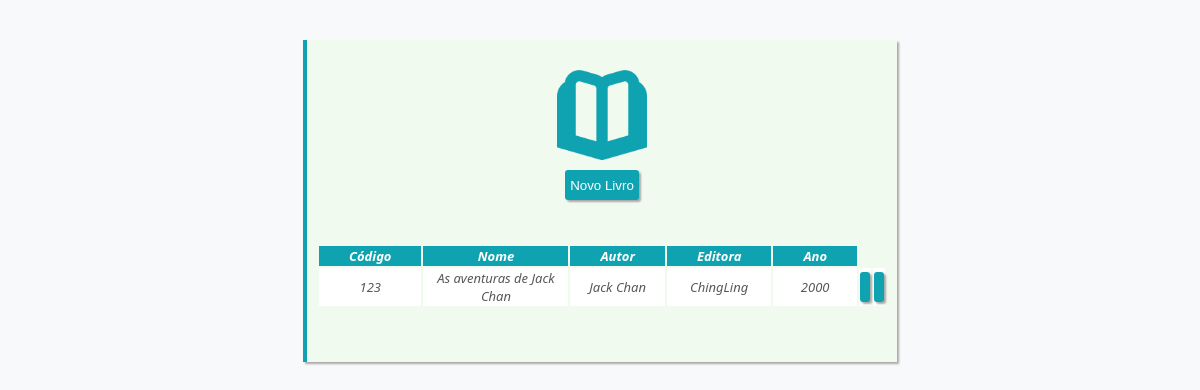
Before: /PHP_Livro/aposlogin.php with the older database file.
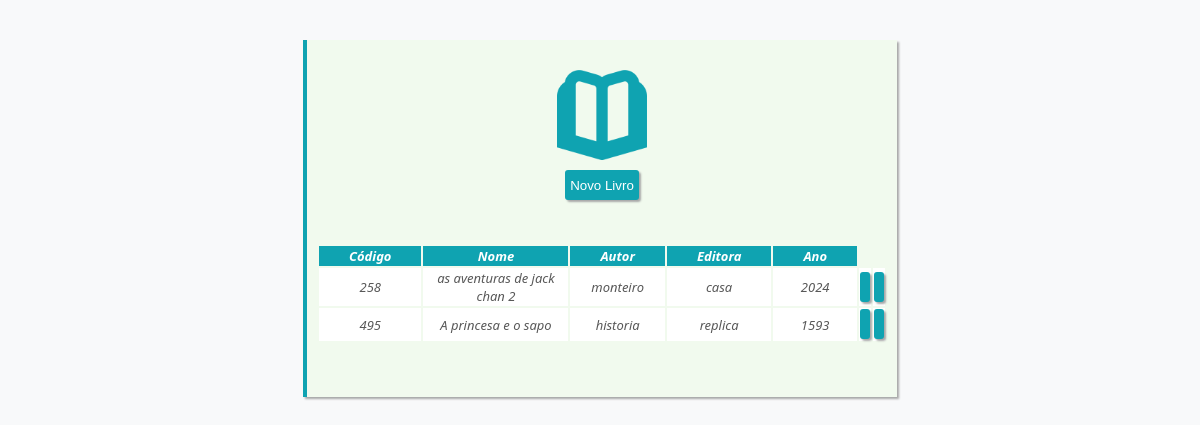
After: the same page with the newer database file.
### tables this page shows
CREATE TABLE `livros` (
  `codigo` int(11) NOT NULL COMMENT 'codigo do livro.',
  `nome` varchar(200) NOT NULL COMMENT 'nome do livro.',
  `autor` varchar(200) NOT NULL COMMENT 'nome do autor do livro.',
  `editora` varchar(100) NOT NULL COMMENT 'nome da editora que publicou o livro.',
  `ano` int(4) NOT NULL COMMENT 'ano em que o livro foi publicado.'
);

### PHP_Livro/aposlogin.php (the view, shortened to what this page needs)
<!DOCTYPE html>
<html lang="pt-br">
<head>
    <link rel='stylesheet' href='https://cdn-uicons.flaticon.com/2.6.0/uicons-regular-rounded/css/uicons-regular-rounded.css'>
    <link rel='stylesheet' href='style.css'>
</head>
<body>
    <div class="conteudo">
        <div class="logo">
            <img src="img/livro.png" width="90px" height="auto">
        </div>
         <a href='incluirlivro.php'><button onclick="location.assign('incluirlivro.php')"> Novo Livro</button></a>
        <br><br>
            <?php
                require_once 'conexao.php';
                $stmt = $conn->prepare('SELECT * FROM livros');
                $stmt->execute();
                echo "<table>";
                echo "<tr class='tr01'>";
                echo "<th class='codigo'>Código</th>";
                echo "<th class='nome'>Nome</th>";
                echo "<th class='autor'>Autor</th>";
                echo "<th class='editora'>Editora</th>";
                echo "<th class='ano'>Ano</th>";
                echo "</tr>";
                foreach ($stmt as $livro) {
                echo "<tr>";
                echo "<td>" . $livro['codigo'] . "</td> ";
                echo "<td>" . $livro['nome'] . "</td>";
                echo "<td>" . $livro['autor'] . "</td>";
                echo "<td>" . $livro['editora'] . "</td>";
                echo "<td>" . $livro['ano'] . "</td>";
                echo "<td><a href='alterarlivro.php?codigo=" . $livro['codigo'] . "'><button class='alterarlivro.php'><i class='fi fi-rr-edit'></i></button></a></td>";
                echo "<td><a href='excluirlivro.php?codigo=" . $livro['codigo'] . "'><button Class='excluirlivro'><i class='fi fi-rr-trash'></i></button></a></td>";
                echo "</tr>";
                }
                echo "</table>";
            ?>
            <br><br>
    </div>
    <br>
</body>
</html>

Changed rows visible on the page:
removed livros: codigo "123", nome "As aventuras de Jack Chan", autor "Jack Chan", editora "ChingLing", ano "2000"
added livros: codigo "258", nome "as aventuras de jack chan 2", autor "monteiro", editora "casa", ano "2024"
added livros: codigo "495", nome "A princesa e o sapo", autor "historia", editora "replica", ano "1593"
